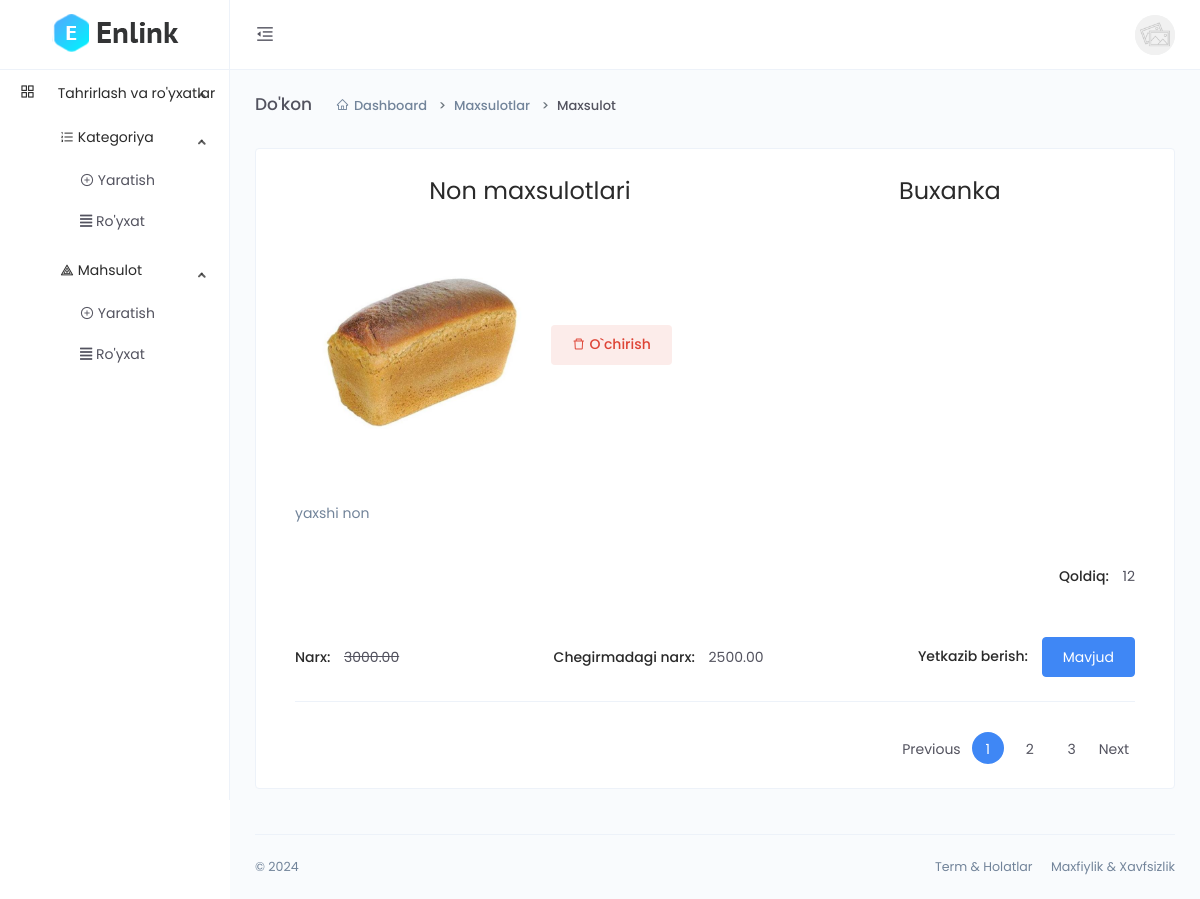
The page /dashboard/product-detail/wyJY25Fk0QcONzv/ (signed in) on the database as committed earlier.
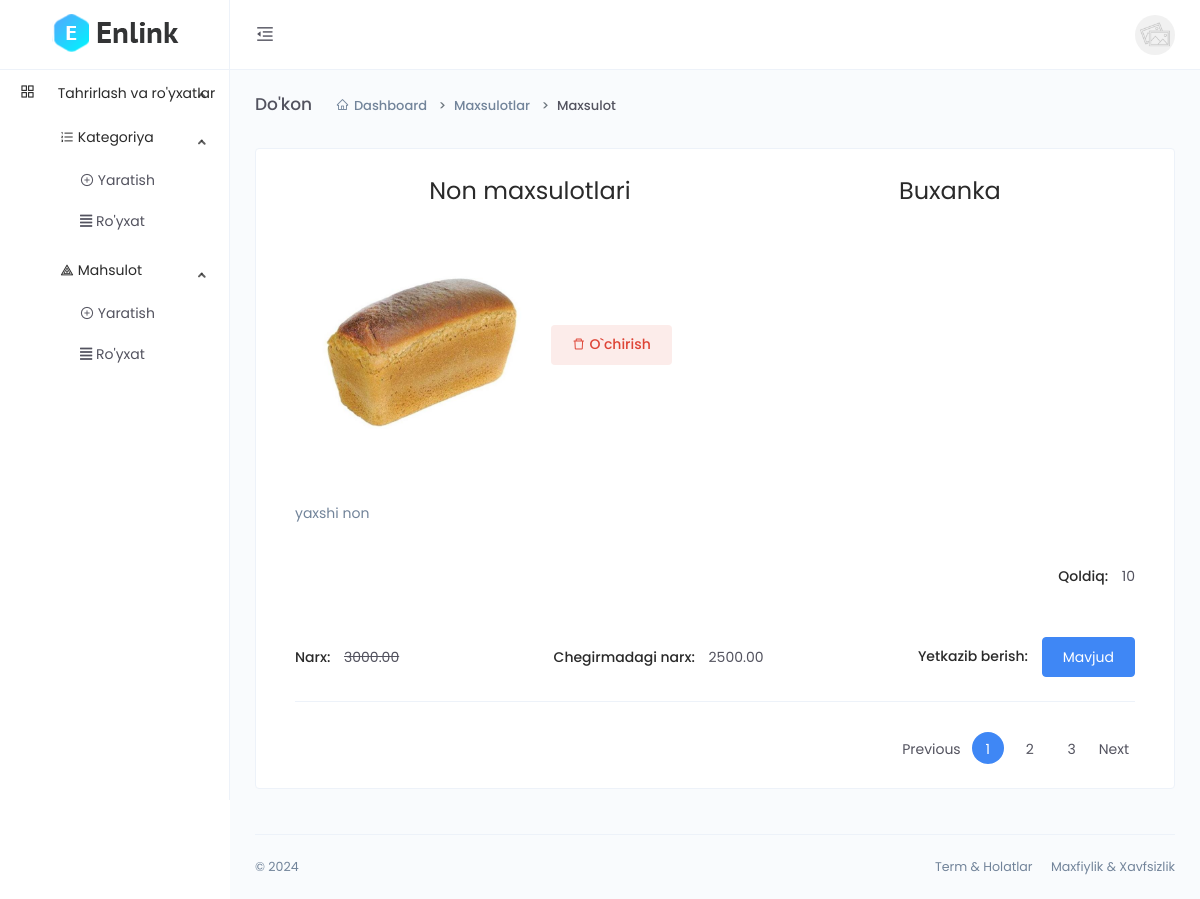
The same page on the database as committed later.
### main/models.py (models this page shows, shortened)
class CodeGenerate(models.Model):
    code = models.CharField(max_length=255, blank=True,unique=True)
    class Meta:
        abstract = True

class Product(CodeGenerate):
    category = models.ForeignKey(Category, on_delete=models.CASCADE)
    name = models.CharField(max_length=255)
    body = models.TextField()
    price = models.DecimalField(decimal_places=2, max_digits=10)
    discount_price = models.DecimalField(decimal_places=2, max_digits=10,
                                         blank=True, null=True)
    banner_img = models.ImageField(upload_to='banner-img/')
    quantity = models.IntegerField()
    delivery = models.BooleanField(default=False)

class Category(CodeGenerate):
    name = models.CharField(max_length=255, unique=True)

### main/funcs.py (the view)
    def wrapper(request, *args, **kwargs):
        if request.user.is_staff:
            result=func(request, *args, **kwargs)
        else:
            return redirect('front:index')
        return result

### main/dashboard/views.py (called while the page is built)
@staff_required
def product_detail(request, code):
    queryset = models.Product.objects.get(code=code)
    images = models.ProductImg.objects.filter(product=queryset)
    reviews = models.Review.objects.filter(product=queryset)
    ratings = range(5,0,-1)
    videos = models.ProductVideo.objects.filter(product=queryset)
    context = {
          'queryset':queryset,
          'images':images,
          'reviews':reviews,
          'ratings':ratings,
          'videos':videos
    }
    return render(request, 'dashboard/product/detail.html', context)

### main/funcs.py (called while the page is built)
def staff_required(func):
    def wrapper(request, *args, **kwargs):
        if request.user.is_staff:
            result=func(request, *args, **kwargs)
        else:
            return redirect('front:index')
        return result
    return wrapper

### templates/dashboard/product/detail.html (shortened to what this page needs)
{% extends 'dashboard/base.html' %}
{% block content %}
<div class="main-content">
    <div class="page-header">
        <h2 class="header-title">Do'kon</h2>
        <div class="header-sub-title">
            <nav class="breadcrumb breadcrumb-dash">
                <a href="#" class="breadcrumb-item"><i class="anticon anticon-home m-r-5"></i>Dashboard</a>
                <a class="breadcrumb-item" href="#">Maxsulotlar</a>
                <span class="breadcrumb-item active">Maxsulot</span>
            </nav>
        </div>
    </div>
    <div class="card">
        <div class="card-body">
            <div class="container">
                <div class="d-flex justify-content-around" >
                    <h2 class="font-weight-normal m-b-10">{{queryset.category.name}}</h2>
                    <h2 class="font-weight-normal m-b-10">{{queryset.name}}</h2>
                </div>
                <div class="justify-content-around">
                    <img alt="" class="img-fluid w-30" src="{{queryset.banner_img.url}}" >
                    <button type="button"  class="btn btn-danger btn-tone m-r-5" data-toggle="modal" data-target=".bd-example-modal-sm"><i class="anticon anticon-delete"></i> O`chirish</button>
                </div>
                <div class="m-t-30">
                    <p>{{queryset.body}}</p>
                </div>
                <div class="d-md-flex m-t-30 align-items-center justify-content-between">
                    <div class="m-t-10">
                        <span class="font-weight-semibold m-r-10 m-b-5 text-dark">Qoldiq: </span>
                        <span>{{queryset.quantity}}</span>
                    </div>
                </div>
                <div class="d-md-flex m-t-30 align-items-center justify-content-between">
                    <div class="m-t-10">
                        <span class="font-weight-semibold m-r-10 m-b-5 text-dark">Narx: </span>
                        {% if queryset.discount_price %}
                        <span><s>{{queryset.price}}</s></span>
                        {% else %}
                        <span>{{queryset.price}}</span>
                        {% endif %}
                    </div>
                    <div class="m-t-10">
                        <span class="font-weight-semibold m-r-10 m-b-5 text-dark">Chegirmadagi narx: </span>
                        {% if queryset.discount_price %}
                        <span>{{queryset.discount_price}}</span>
                        {% else %}
                        <button class="btn btn-primary" >Mavjud emas</button>
                        {% endif %}
                    </div>
                    <div class="m-t-10">
                        <span class="font-weight-semibold m-r-10 m-b-5 text-dark">Yetkazib berish: </span>
                        {% if queryset.delivery %}
                        <button class="btn btn-primary" >Mavjud</button>
                        {% else %}
                        <button class="btn btn-danger" >Mavjud emas</button>
                        {% endif %}
                    </div>
                </div>
                <hr>
                <div class="m-t-30">
                    <nav>
                        <ul class="pagination justify-content-end">
                            <li class="page-item"><a class="page-link" href="#">Previous</a></li>
                            <li class="page-item active"><a class="page-link" href="#">1</a></li>
                            <li class="page-item"><a class="page-link" href="#">2</a></li>
                            <li class="page-item"><a class="page-link" href="#">3</a></li>
                            <li class="page-item"><a class="page-link" href="#">Next</a></li>
                        </ul>
                    </nav>
                </div>
            </div>
        </div>
    </div>
</div>
{% endblock %}

Rows that differ between the two databases and show on the page:
changed Product "Buxanka": quantity "12" → "10"
